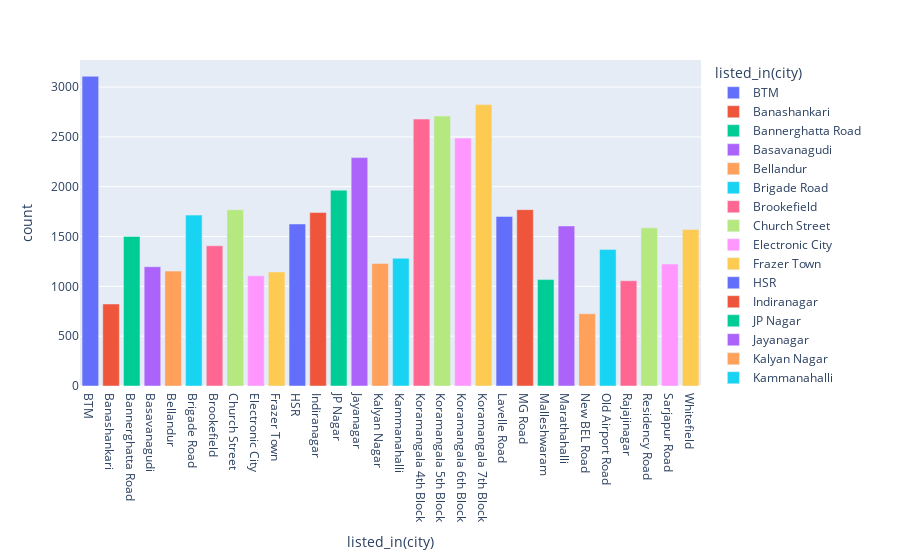

Notebook source saved alongside this figure:
### Code cell
fig = px.bar(table, x='listed_in(city)', y='count',color="listed_in(city)")
fig.show()

### Figure 1 — Plotly figure (JSON) as saved in the notebook; plotly's stock layout.template omitted (floating-point values rounded to 4 significant figures)
{"data": [{"alignmentgroup": "True", "hovertemplate": "listed_in(city)=%{x}<br>count=%{y}<extra></extra>", "legendgroup": "BTM", "marker": {"color": "#636efa", "pattern": {"shape": ""}}, "name": "BTM", "offsetgroup": "BTM", "orientation": "v", "showlegend": true, "textposition": "auto", "type": "bar", "x": ["BTM"], "xaxis": "x", "y": [3108], "yaxis": "y"}, {"alignmentgroup": "True", "hovertemplate": "listed_in(city)=%{x}<br>count=%{y}<extra></extra>", "legendgroup": "Banashankari", "marker": {"color": "#EF553B", "pattern": {"shape": ""}}, "name": "Banashankari", "offsetgroup": "Banashankari", "orientation": "v", "showlegend": true, "textposition": "auto", "type": "bar", "x": ["Banashankari"], "xaxis": "x", "y": [823], "yaxis": "y"}, {"alignmentgroup": "True", "hovertemplate": "listed_in(city)=%{x}<br>count=%{y}<extra></extra>", "legendgroup": "Bannerghatta Road", "marker": {"color": "#00cc96", "pattern": {"shape": ""}}, "name": "Bannerghatta Road", "offsetgroup": "Bannerghatta Road", "orientation": "v", "showlegend": true, "textposition": "auto", "type": "bar", "x": ["Bannerghatta Road"], "xaxis": "x", "y": [1501], "yaxis": "y"}, {"alignmentgroup": "True", "hovertemplate": "listed_in(city)=%{x}<br>count=%{y}<extra></extra>", "legendgroup": "Basavanagudi", "marker": {"color": "#ab63fa", "pattern": {"shape": ""}}, "name": "Basavanagudi", "offsetgroup": "Basavanagudi", "orientation": "v", "showlegend": true, "textposition": "auto", "type": "bar", "x": ["Basavanagudi"], "xaxis": "x", "y": [1197], "yaxis": "y"}, {"alignmentgroup": "True", "hovertemplate": "listed_in(city)=%{x}<br>count=%{y}<extra></extra>", "legendgroup": "Bellandur", "marker": {"color": "#FFA15A", "pattern": {"shape": ""}}, "name": "Bellandur", "offsetgroup": "Bellandur", "orientation": "v", "showlegend": true, "textposition": "auto", "type": "bar", "x": ["Bellandur"], "xaxis": "x", "y": [1153], "yaxis": "y"}, {"alignmentgroup": "True", "hovertemplate": "listed_in(city)=%{x}<br>count=%{y}<extra></extra>", "legendgroup": "Brigade Road", "marker": {"color": "#19d3f3", "pattern": {"shape": ""}}, "name": "Brigade Road", "offsetgroup": "Brigade Road", "orientation": "v", "showlegend": true, "textposition": "auto", "type": "bar", "x": ["Brigade Road"], "xaxis": "x", "y": [1715], "yaxis": "y"}, {"alignmentgroup": "True", "hovertemplate": "listed_in(city)=%{x}<br>count=%{y}<extra></extra>", "legendgroup": "Brookefield", "marker": {"color": "#FF6692", "pattern": {"shape": ""}}, "name": "Brookefield", "offsetgroup": "Brookefield", "orientation": "v", "showlegend": true, "textposition": "auto", "type": "bar", "x": ["Brookefield"], "xaxis": "x", "y": [1407], "yaxis": "y"}, {"alignmentgroup": "True", "hovertemplate": "listed_in(city)=%{x}<br>count=%{y}<extra></extra>", "legendgroup": "Church Street", "marker": {"color": "#B6E880", "pattern": {"shape": ""}}, "name": "Church Street", "offsetgroup": "Church Street", "orientation": "v", "showlegend": true, "textposition": "auto", "type": "bar", "x": ["Church Street"], "xaxis": "x", "y": [1769], "yaxis": "y"}, {"alignmentgroup": "True", "hovertemplate": "listed_in(city)=%{x}<br>count=%{y}<extra></extra>", "legendgroup": "Electronic City", "marker": {"color": "#FF97FF", "pattern": {"shape": ""}}, "name": "Electronic City", "offsetgroup": "Electronic City", "orientation": "v", "showlegend": true, "textposition": "auto", "type": "bar", "x": ["Electronic City"], "xaxis": "x", "y": [1106], "yaxis": "y"}, {"alignmentgroup": "True", "hovertemplate": "listed_in(city)=%{x}<br>count=%{y}<extra></extra>", "legendgroup": "Frazer Town", "marker": {"color": "#FECB52", "pattern": {"shape": ""}}, "name": "Frazer Town", "offsetgroup": "Frazer Town", "orientation": "v", "showlegend": true, "textposition": "auto", "type": "bar", "x": ["Frazer Town"], "xaxis": "x", "y": [1145], "yaxis": "y"}, {"alignmentgroup": "True", "hovertemplate": "listed_in(city)=%{x}<br>count=%{y}<extra></extra>", "legendgroup": "HSR", "marker": {"color": "#636efa", "pattern": {"shape": ""}}, "name": "HSR", "offsetgroup": "HSR", "orientation": "v", "showlegend": true, "textposition": "auto", "type": "bar", "x": ["HSR"], "xaxis": "x", "y": [1626], "yaxis": "y"}, {"alignmentgroup": "True", "hovertemplate": "listed_in(city)=%{x}<br>count=%{y}<extra></extra>", "legendgroup": "Indiranagar", "marker": {"color": "#EF553B", "pattern": {"shape": ""}}, "name": "Indiranagar", "offsetgroup": "Indiranagar", "orientation": "v", "showlegend": true, "textposition": "auto", "type": "bar", "x": ["Indiranagar"], "xaxis": "x", "y": [1741], "yaxis": "y"}, {"alignmentgroup": "True", "hovertemplate": "listed_in(city)=%{x}<br>count=%{y}<extra></extra>", "legendgroup": "JP Nagar", "marker": {"color": "#00cc96", "pattern": {"shape": ""}}, "name": "JP Nagar", "offsetgroup": "JP Nagar", "orientation": "v", "showlegend": true, "textposition": "auto", "type": "bar", "x": ["JP Nagar"], "xaxis": "x", "y": [1965], "yaxis": "y"}, {"alignmentgroup": "True", "hovertemplate": "listed_in(city)=%{x}<br>count=%{y}<extra></extra>", "legendgroup": "Jayanagar", "marker": {"color": "#ab63fa", "pattern": {"shape": ""}}, "name": "Jayanagar", "offsetgroup": "Jayanagar", "orientation": "v", "showlegend": true, "textposition": "auto", "type": "bar", "x": ["Jayanagar"], "xaxis": "x", "y": [2292], "yaxis": "y"}, {"alignmentgroup": "True", "hovertemplate": "listed_in(city)=%{x}<br>count=%{y}<extra></extra>", "legendgroup": "Kalyan Nagar", "marker": {"color": "#FFA15A", "pattern": {"shape": ""}}, "name": "Kalyan Nagar", "offsetgroup": "Kalyan Nagar", "orientation": "v", "showlegend": true, "textposition": "auto", "type": "bar", "x": ["Kalyan Nagar"], "xaxis": "x", "y": [1230], "yaxis": "y"}, {"alignmentgroup": "True", "hovertemplate": "listed_in(city)=%{x}<br>count=%{y}<extra></extra>", "legendgroup": "Kammanahalli", "marker": {"color": "#19d3f3", "pattern": {"shape": ""}}, "name": "Kammanahalli", "offsetgroup": "Kammanahalli", "orientation": "v", "showlegend": true, "textposition": "auto", "type": "bar", "x": ["Kammanahalli"], "xaxis": "x", "y": [1282], "yaxis": "y"}, {"alignmentgroup": "True", "hovertemplate": "listed_in(city)=%{x}<br>count=%{y}<extra></extra>", "legendgroup": "Koramangala 4th Block", "marker": {"color": "#FF6692", "pattern": {"shape": ""}}, "name": "Koramangala 4th Block", "offsetgroup": "Koramangala 4th Block", "orientation": "v", "showlegend": true, "textposition": "auto", "type": "bar", "x": ["Koramangala 4th Block"], "xaxis": "x", "y": [2679], "yaxis": "y"}, {"alignmentgroup": "True", "hovertemplate": "listed_in(city)=%{x}<br>count=%{y}<extra></extra>", "legendgroup": "Koramangala 5th Block", "marker": {"color": "#B6E880", "pattern": {"shape": ""}}, "name": "Koramangala 5th Block", "offsetgroup": "Koramangala 5th Block", "orientation": "v", "showlegend": true, "textposition": "auto", "type": "bar", "x": ["Koramangala 5th Block"], "xaxis": "x", "y": [2709], "yaxis": "y"}, {"alignmentgroup": "True", "hovertemplate": "listed_in(city)=%{x}<br>count=%{y}<extra></extra>", "legendgroup": "Koramangala 6th Block", "marker": {"color": "#FF97FF", "pattern": {"shape": ""}}, "name": "Koramangala 6th Block", "offsetgroup": "Koramangala 6th Block", "orientation": "v", "showlegend": true, "textposition": "auto", "type": "bar", "x": ["Koramangala 6th Block"], "xaxis": "x", "y": [2488], "yaxis": "y"}, {"alignmentgroup": "True", "hovertemplate": "listed_in(city)=%{x}<br>count=%{y}<extra></extra>", "legendgroup": "Koramangala 7th Block", "marker": {"color": "#FECB52", "pattern": {"shape": ""}}, "name": "Koramangala 7th Block", "offsetgroup": "Koramangala 7th Block", "orientation": "v", "showlegend": true, "textposition": "auto", "type": "bar", "x": ["Koramangala 7th Block"], "xaxis": "x", "y": [2824], "yaxis": "y"}, {"alignmentgroup": "True", "hovertemplate": "listed_in(city)=%{x}<br>count=%{y}<extra></extra>", "legendgroup": "Lavelle Road", "marker": {"color": "#636efa", "pattern": {"shape": ""}}, "name": "Lavelle Road", "offsetgroup": "Lavelle Road", "orientation": "v", "showlegend": true, "textposition": "auto", "type": "bar", "x": ["Lavelle Road"], "xaxis": "x", "y": [1702], "yaxis": "y"}, {"alignmentgroup": "True", "hovertemplate": "listed_in(city)=%{x}<br>count=%{y}<extra></extra>", "legendgroup": "MG Road", "marker": {"color": "#EF553B", "pattern": {"shape": ""}}, "name": "MG Road", "offsetgroup": "MG Road", "orientation": "v", "showlegend": true, "textposition": "auto", "type": "bar", "x": ["MG Road"], "xaxis": "x", "y": [1770], "yaxis": "y"}, {"alignmentgroup": "True", "hovertemplate": "listed_in(city)=%{x}<br>count=%{y}<extra></extra>", "legendgroup": "Malleshwaram", "marker": {"color": "#00cc96", "pattern": {"shape": ""}}, "name": "Malleshwaram", "offsetgroup": "Malleshwaram", "orientation": "v", "showlegend": true, "textposition": "auto", "type": "bar", "x": ["Malleshwaram"], "xaxis": "x", "y": [1068], "yaxis": "y"}, {"alignmentgroup": "True", "hovertemplate": "listed_in(city)=%{x}<br>count=%{y}<extra></extra>", "legendgroup": "Marathahalli", "marker": {"color": "#ab63fa", "pattern": {"shape": ""}}, "name": "Marathahalli", "offsetgroup": "Marathahalli", "orientation": "v", "showlegend": true, "textposition": "auto", "type": "bar", "x": ["Marathahalli"], "xaxis": "x", "y": [1606], "yaxis": "y"}, {"alignmentgroup": "True", "hovertemplate": "listed_in(city)=%{x}<br>count=%{y}<extra></extra>", "legendgroup": "New BEL Road", "marker": {"color": "#FFA15A", "pattern": {"shape": ""}}, "name": "New BEL Road", "offsetgroup": "New BEL Road", "orientation": "v", "showlegend": true, "textposition": "auto", "type": "bar", "x": ["New BEL Road"], "xaxis": "x", "y": [725], "yaxis": "y"}, {"alignmentgroup": "True", "hovertemplate": "listed_in(city)=%{x}<br>count=%{y}<extra></extra>", "legendgroup": "Old Airport Road", "marker": {"color": "#19d3f3", "pattern": {"shape": ""}}, "name": "Old Airport Road", "offsetgroup": "Old Airport Road", "orientation": "v", "showlegend": true, "textposition": "auto", "type": "bar", "x": ["Old Airport Road"], "xaxis": "x", "y": [1371], "yaxis": "y"}, {"alignmentgroup": "True", "hovertemplate": "listed_in(city)=%{x}<br>count=%{y}<extra></extra>", "legendgroup": "Rajajinagar", "marker": {"color": "#FF6692", "pattern": {"shape": ""}}, "name": "Rajajinagar", "offsetgroup": "Rajajinagar", "orientation": "v", "showlegend": true, "textposition": "auto", "type": "bar", "x": ["Rajajinagar"], "xaxis": "x", "y": [1056], "yaxis": "y"}, {"alignmentgroup": "True", "hovertemplate": "listed_in(city)=%{x}<br>count=%{y}<extra></extra>", "legendgroup": "Residency Road", "marker": {"color": "#B6E880", "pattern": {"shape": ""}}, "name": "Residency Road", "offsetgroup": "Residency Road", "orientation": "v", "showlegend": true, "textposition": "auto", "type": "bar", "x": ["Residency Road"], "xaxis": "x", "y": [1587], "yaxis": "y"}, {"alignmentgroup": "True", "hovertemplate": "listed_in(city)=%{x}<br>count=%{y}<extra></extra>", "legendgroup": "Sarjapur Road", "marker": {"color": "#FF97FF", "pattern": {"shape": ""}}, "name": "Sarjapur Road", "offsetgroup": "Sarjapur Road", "orientation": "v", "showlegend": true, "textposition": "auto", "type": "bar", "x": ["Sarjapur Road"], "xaxis": "x", "y": [1224], "yaxis": "y"}, {"alignmentgroup": "True", "hovertemplate": "listed_in(city)=%{x}<br>count=%{y}<extra></extra>", "legendgroup": "Whitefield", "marker": {"color": "#FECB52", "pattern": {"shape": ""}}, "name": "Whitefield", "offsetgroup": "Whitefield", "orientation": "v", "showlegend": true, "textposition": "auto", "type": "bar", "x": ["Whitefield"], "xaxis": "x", "y": [1571], "yaxis": "y"}], "layout": {"barmode": "relative", "legend": {"title": {"text": "listed_in(city)"}, "tracegroupgap": 0}, "margin": {"t": 60}, "xaxis": {"anchor": "y", "categoryarray": ["BTM", "Banashankari", "Bannerghatta Road", "Basavanagudi", "Bellandur", "Brigade Road", "Brookefield", "Church Street", "Electronic City", "Frazer Town", "HSR", "Indiranagar", "JP Nagar", "Jayanagar", "Kalyan Nagar", "Kammanahalli", "Koramangala 4th Block", "Koramangala 5th Block", "Koramangala 6th Block", "Koramangala 7th Block", "Lavelle Road", "MG Road", "Malleshwaram", "Marathahalli", "New BEL Road", "Old Airport Road", "Rajajinagar", "Residency Road", "Sarjapur Road", "Whitefield"], "categoryorder": "array", "domain": [0, 1], "title": {"text": "listed_in(city)"}}, "yaxis": {"anchor": "x", "domain": [0, 1], "title": {"text": "count"}}}}
